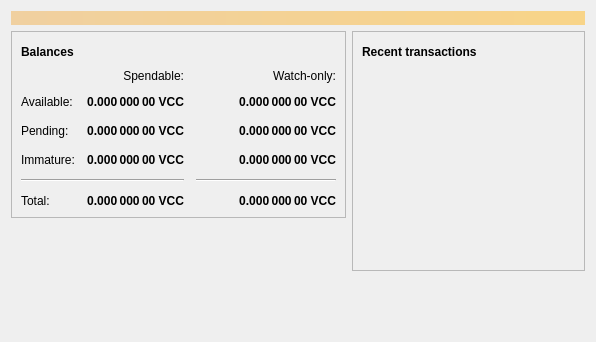
<?xml version="1.0" encoding="UTF-8"?>
<ui version="4.0">
 <class>OverviewPage</class>
 <widget class="QWidget" name="OverviewPage">
  <property name="geometry">
   <rect>
    <x>0</x>
    <y>0</y>
    <width>596</width>
    <height>342</height>
   </rect>
  </property>
  <property name="windowTitle">
   <string>Form</string>
  </property>
  <layout class="QVBoxLayout" name="topLayout">
   <item>
    <widget class="QLabel" name="labelAlerts">
     <property name="visible">
      <bool>false</bool>
     </property>
     <property name="styleSheet">
      <string notr="true">QLabel { background-color: qlineargradient(x1: 0, y1: 0, x2: 1, y2: 0, stop:0 #F0D0A0, stop:1 #F8D488); color:#000000; }</string>
     </property>
     <property name="wordWrap">
      <bool>true</bool>
     </property>
     <property name="margin">
      <number>3</number>
     </property>
     <property name="textInteractionFlags">
      <set>Qt::TextSelectableByMouse</set>
     </property>
    </widget>
   </item>
   <item>
    <layout class="QHBoxLayout" name="horizontalLayout" stretch="1,1">
     <item>
      <layout class="QVBoxLayout" name="verticalLayout_2">
       <item>
        <widget class="QFrame" name="frame">
         <property name="frameShape">
          <enum>QFrame::StyledPanel</enum>
         </property>
         <property name="frameShadow">
          <enum>QFrame::Raised</enum>
         </property>
         <layout class="QVBoxLayout" name="verticalLayout_4">
          <item>
           <layout class="QHBoxLayout" name="horizontalLayout_4">
            <item>
             <widget class="QLabel" name="label_5">
              <property name="font">
               <font>
                <weight>75</weight>
                <bold>true</bold>
               </font>
              </property>
              <property name="text">
               <string>Balances</string>
              </property>
             </widget>
            </item>
            <item>
             <widget class="QPushButton" name="labelWalletStatus">
              <property name="enabled">
               <bool>true</bool>
              </property>
              <property name="maximumSize">
               <size>
                <width>30</width>
                <height>16777215</height>
               </size>
              </property>
              <property name="toolTip">
               <string>The displayed information may be out of date. Your wallet automatically synchronizes with the vccoin network after a connection is established, but this process has not completed yet.</string>
              </property>
              <property name="text">
               <string/>
              </property>
              <property name="icon">
               <iconset resource="../bitcoin.qrc">
                <normaloff>:/icons/warning</normaloff>
                <disabledoff>:/icons/warning</disabledoff>:/icons/warning</iconset>
              </property>
              <property name="iconSize">
               <size>
                <width>24</width>
                <height>24</height>
               </size>
              </property>
              <property name="flat">
               <bool>true</bool>
              </property>
             </widget>
            </item>
            <item>
             <spacer name="horizontalSpacer_3">
              <property name="orientation">
               <enum>Qt::Horizontal</enum>
              </property>
              <property name="sizeHint" stdset="0">
               <size>
                <width>40</width>
                <height>20</height>
               </size>
              </property>
             </spacer>
            </item>
           </layout>
          </item>
          <item>
           <layout class="QGridLayout" name="gridLayout">
            <property name="spacing">
             <number>12</number>
            </property>
            <item row="2" column="2">
             <widget class="QLabel" name="labelWatchPending">
              <property name="font">
               <font>
                <weight>75</weight>
                <bold>true</bold>
               </font>
              </property>
              <property name="cursor">
               <cursorShape>IBeamCursor</cursorShape>
              </property>
              <property name="toolTip">
               <string>Unconfirmed transactions to watch-only addresses</string>
              </property>
              <property name="text">
               <string notr="true">0.000 000 00 VCC</string>
              </property>
              <property name="alignment">
               <set>Qt::AlignRight|Qt::AlignTrailing|Qt::AlignVCenter</set>
              </property>
              <property name="textInteractionFlags">
               <set>Qt::LinksAccessibleByMouse|Qt::TextSelectableByKeyboard|Qt::TextSelectableByMouse</set>
              </property>
             </widget>
            </item>
            <item row="2" column="1">
             <widget class="QLabel" name="labelUnconfirmed">
              <property name="font">
               <font>
                <weight>75</weight>
                <bold>true</bold>
               </font>
              </property>
              <property name="cursor">
               <cursorShape>IBeamCursor</cursorShape>
              </property>
              <property name="toolTip">
               <string>Total of transactions that have yet to be confirmed, and do not yet count toward the spendable balance</string>
              </property>
              <property name="text">
               <string notr="true">0.000 000 00 VCC</string>
              </property>
              <property name="alignment">
               <set>Qt::AlignRight|Qt::AlignTrailing|Qt::AlignVCenter</set>
              </property>
              <property name="textInteractionFlags">
               <set>Qt::LinksAccessibleByMouse|Qt::TextSelectableByKeyboard|Qt::TextSelectableByMouse</set>
              </property>
             </widget>
            </item>
            <item row="3" column="2">
             <widget class="QLabel" name="labelWatchImmature">
              <property name="font">
               <font>
                <weight>75</weight>
                <bold>true</bold>
               </font>
              </property>
              <property name="cursor">
               <cursorShape>IBeamCursor</cursorShape>
              </property>
              <property name="toolTip">
               <string>Mined balance in watch-only addresses that has not yet matured</string>
              </property>
              <property name="text">
               <string notr="true">0.000 000 00 VCC</string>
              </property>
              <property name="alignment">
               <set>Qt::AlignRight|Qt::AlignTrailing|Qt::AlignVCenter</set>
              </property>
              <property name="textInteractionFlags">
               <set>Qt::LinksAccessibleByMouse|Qt::TextSelectableByKeyboard|Qt::TextSelectableByMouse</set>
              </property>
             </widget>
            </item>
            <item row="4" column="0" colspan="2">
             <widget class="Line" name="line">
              <property name="orientation">
               <enum>Qt::Horizontal</enum>
              </property>
             </widget>
            </item>
            <item row="4" column="2">
             <widget class="Line" name="lineWatchBalance">
              <property name="sizePolicy">
               <sizepolicy hsizetype="Preferred" vsizetype="Fixed">
                <horstretch>0</horstretch>
                <verstretch>0</verstretch>
               </sizepolicy>
              </property>
              <property name="minimumSize">
               <size>
                <width>140</width>
                <height>0</height>
               </size>
              </property>
              <property name="orientation">
               <enum>Qt::Horizontal</enum>
              </property>
             </widget>
            </item>
            <item row="5" column="0">
             <widget class="QLabel" name="labelTotalText">
              <property name="text">
               <string>Total:</string>
              </property>
             </widget>
            </item>
            <item row="3" column="1">
             <widget class="QLabel" name="labelImmature">
              <property name="font">
               <font>
                <weight>75</weight>
                <bold>true</bold>
               </font>
              </property>
              <property name="cursor">
               <cursorShape>IBeamCursor</cursorShape>
              </property>
              <property name="toolTip">
               <string>Mined balance that has not yet matured</string>
              </property>
              <property name="text">
               <string notr="true">0.000 000 00 VCC</string>
              </property>
              <property name="alignment">
               <set>Qt::AlignRight|Qt::AlignTrailing|Qt::AlignVCenter</set>
              </property>
              <property name="textInteractionFlags">
               <set>Qt::LinksAccessibleByMouse|Qt::TextSelectableByKeyboard|Qt::TextSelectableByMouse</set>
              </property>
             </widget>
            </item>
            <item row="2" column="3">
             <spacer name="horizontalSpacer_2">
              <property name="orientation">
               <enum>Qt::Horizontal</enum>
              </property>
              <property name="sizeHint" stdset="0">
               <size>
                <width>40</width>
                <height>20</height>
               </size>
              </property>
             </spacer>
            </item>
            <item row="3" column="0">
             <widget class="QLabel" name="labelImmatureText">
              <property name="text">
               <string>Immature:</string>
              </property>
             </widget>
            </item>
            <item row="5" column="1">
             <widget class="QLabel" name="labelTotal">
              <property name="font">
               <font>
                <weight>75</weight>
                <bold>true</bold>
               </font>
              </property>
              <property name="cursor">
               <cursorShape>IBeamCursor</cursorShape>
              </property>
              <property name="toolTip">
               <string>Your current total balance</string>
              </property>
              <property name="text">
               <string notr="true">0.000 000 00 VCC</string>
              </property>
              <property name="alignment">
               <set>Qt::AlignRight|Qt::AlignTrailing|Qt::AlignVCenter</set>
              </property>
              <property name="textInteractionFlags">
               <set>Qt::LinksAccessibleByMouse|Qt::TextSelectableByKeyboard|Qt::TextSelectableByMouse</set>
              </property>
             </widget>
            </item>
            <item row="5" column="2">
             <widget class="QLabel" name="labelWatchTotal">
              <property name="font">
               <font>
                <weight>75</weight>
                <bold>true</bold>
               </font>
              </property>
              <property name="cursor">
               <cursorShape>IBeamCursor</cursorShape>
              </property>
              <property name="toolTip">
               <string>Current total balance in watch-only addresses</string>
              </property>
              <property name="text">
               <string notr="true">0.000 000 00 VCC</string>
              </property>
              <property name="alignment">
               <set>Qt::AlignRight|Qt::AlignTrailing|Qt::AlignVCenter</set>
              </property>
              <property name="textInteractionFlags">
               <set>Qt::LinksAccessibleByMouse|Qt::TextSelectableByKeyboard|Qt::TextSelectableByMouse</set>
              </property>
             </widget>
            </item>
            <item row="0" column="2">
             <widget class="QLabel" name="labelWatchonly">
              <property name="text">
               <string>Watch-only:</string>
              </property>
              <property name="alignment">
               <set>Qt::AlignRight|Qt::AlignTrailing|Qt::AlignVCenter</set>
              </property>
             </widget>
            </item>
            <item row="1" column="0">
             <widget class="QLabel" name="labelBalanceText">
              <property name="text">
               <string>Available:</string>
              </property>
             </widget>
            </item>
            <item row="1" column="1">
             <widget class="QLabel" name="labelBalance">
              <property name="font">
               <font>
                <weight>75</weight>
                <bold>true</bold>
               </font>
              </property>
              <property name="cursor">
               <cursorShape>IBeamCursor</cursorShape>
              </property>
              <property name="toolTip">
               <string>Your current spendable balance</string>
              </property>
              <property name="text">
               <string notr="true">0.000 000 00 VCC</string>
              </property>
              <property name="alignment">
               <set>Qt::AlignRight|Qt::AlignTrailing|Qt::AlignVCenter</set>
              </property>
              <property name="textInteractionFlags">
               <set>Qt::LinksAccessibleByMouse|Qt::TextSelectableByKeyboard|Qt::TextSelectableByMouse</set>
              </property>
             </widget>
            </item>
            <item row="1" column="2">
             <widget class="QLabel" name="labelWatchAvailable">
              <property name="font">
               <font>
                <weight>75</weight>
                <bold>true</bold>
               </font>
              </property>
              <property name="cursor">
               <cursorShape>IBeamCursor</cursorShape>
              </property>
              <property name="toolTip">
               <string>Your current balance in watch-only addresses</string>
              </property>
              <property name="text">
               <string notr="true">0.000 000 00 VCC</string>
              </property>
              <property name="alignment">
               <set>Qt::AlignRight|Qt::AlignTrailing|Qt::AlignVCenter</set>
              </property>
              <property name="textInteractionFlags">
               <set>Qt::LinksAccessibleByMouse|Qt::TextSelectableByKeyboard|Qt::TextSelectableByMouse</set>
              </property>
             </widget>
            </item>
            <item row="2" column="0">
             <widget class="QLabel" name="labelPendingText">
              <property name="text">
               <string>Pending:</string>
              </property>
             </widget>
            </item>
            <item row="0" column="1">
             <widget class="QLabel" name="labelSpendable">
              <property name="text">
               <string>Spendable:</string>
              </property>
              <property name="alignment">
               <set>Qt::AlignRight|Qt::AlignTrailing|Qt::AlignVCenter</set>
              </property>
             </widget>
            </item>
           </layout>
          </item>
         </layout>
        </widget>
       </item>
       <item>
        <spacer name="verticalSpacer">
         <property name="orientation">
          <enum>Qt::Vertical</enum>
         </property>
         <property name="sizeHint" stdset="0">
          <size>
           <width>20</width>
           <height>40</height>
          </size>
         </property>
        </spacer>
       </item>
      </layout>
     </item>
     <item>
      <layout class="QVBoxLayout" name="verticalLayout_3">
       <item>
        <widget class="QFrame" name="frame_2">
         <property name="frameShape">
          <enum>QFrame::StyledPanel</enum>
         </property>
         <property name="frameShadow">
          <enum>QFrame::Raised</enum>
         </property>
         <layout class="QVBoxLayout" name="verticalLayout">
          <item>
           <layout class="QHBoxLayout" name="horizontalLayout_2">
            <item>
             <widget class="QLabel" name="label_4">
              <property name="font">
               <font>
                <weight>75</weight>
                <bold>true</bold>
               </font>
              </property>
              <property name="text">
               <string>Recent transactions</string>
              </property>
             </widget>
            </item>
            <item>
             <widget class="QPushButton" name="labelTransactionsStatus">
              <property name="enabled">
               <bool>true</bool>
              </property>
              <property name="maximumSize">
               <size>
                <width>30</width>
                <height>16777215</height>
               </size>
              </property>
              <property name="toolTip">
               <string>The displayed information may be out of date. Your wallet automatically synchronizes with the vccoin network after a connection is established, but this process has not completed yet.</string>
              </property>
              <property name="text">
               <string/>
              </property>
              <property name="icon">
               <iconset resource="../bitcoin.qrc">
                <normaloff>:/icons/warning</normaloff>
                <disabledoff>:/icons/warning</disabledoff>:/icons/warning</iconset>
              </property>
              <property name="iconSize">
               <size>
                <width>24</width>
                <height>24</height>
               </size>
              </property>
              <property name="flat">
               <bool>true</bool>
              </property>
             </widget>
            </item>
            <item>
             <spacer name="horizontalSpacer">
              <property name="orientation">
               <enum>Qt::Horizontal</enum>
              </property>
              <property name="sizeHint" stdset="0">
               <size>
                <width>40</width>
                <height>20</height>
               </size>
              </property>
             </spacer>
            </item>
           </layout>
          </item>
          <item>
           <widget class="QListView" name="listTransactions">
            <property name="styleSheet">
             <string notr="true">QListView { background: transparent; }</string>
            </property>
            <property name="frameShape">
             <enum>QFrame::NoFrame</enum>
            </property>
            <property name="verticalScrollBarPolicy">
             <enum>Qt::ScrollBarAlwaysOff</enum>
            </property>
            <property name="horizontalScrollBarPolicy">
             <enum>Qt::ScrollBarAlwaysOff</enum>
            </property>
            <property name="selectionMode">
             <enum>QAbstractItemView::NoSelection</enum>
            </property>
           </widget>
          </item>
         </layout>
        </widget>
       </item>
       <item>
        <spacer name="verticalSpacer_2">
         <property name="orientation">
          <enum>Qt::Vertical</enum>
         </property>
         <property name="sizeHint" stdset="0">
          <size>
           <width>20</width>
           <height>40</height>
          </size>
         </property>
        </spacer>
       </item>
      </layout>
     </item>
    </layout>
   </item>
  </layout>
 </widget>
 <resources/>
 <connections/>
</ui>
